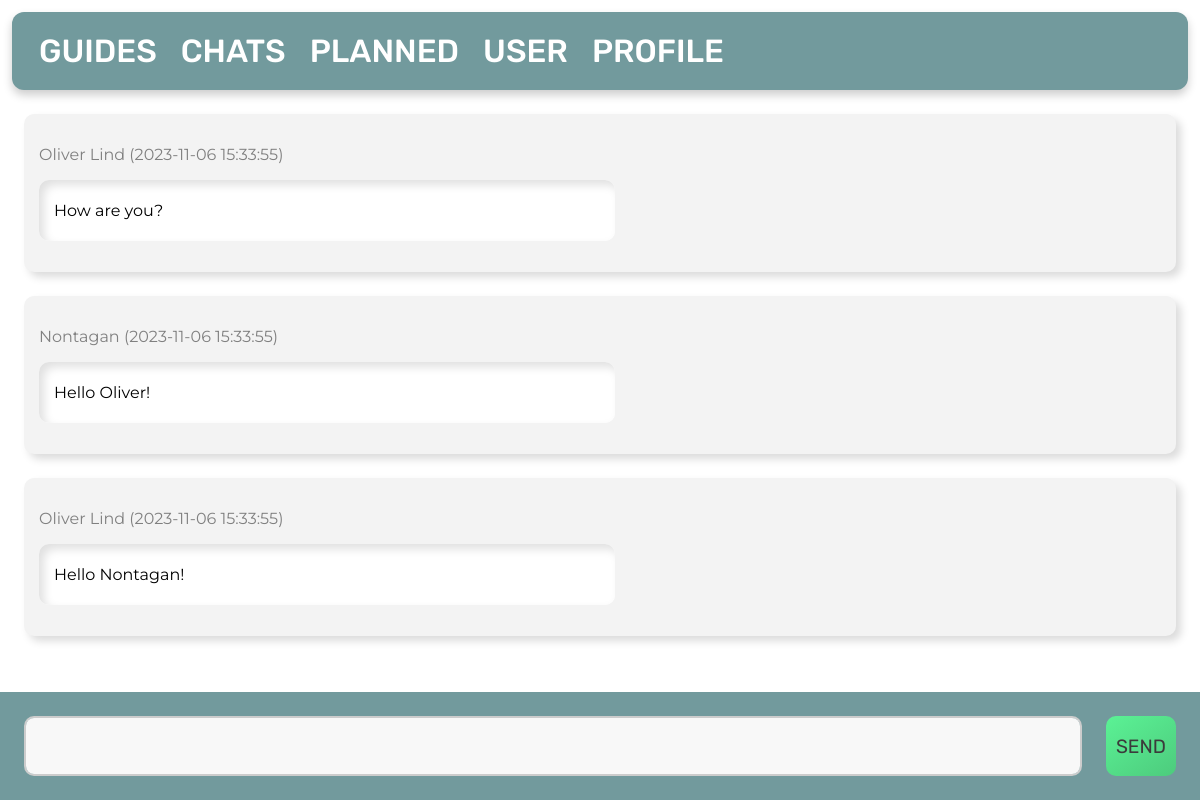
The page /1/message/ on the database as committed earlier.
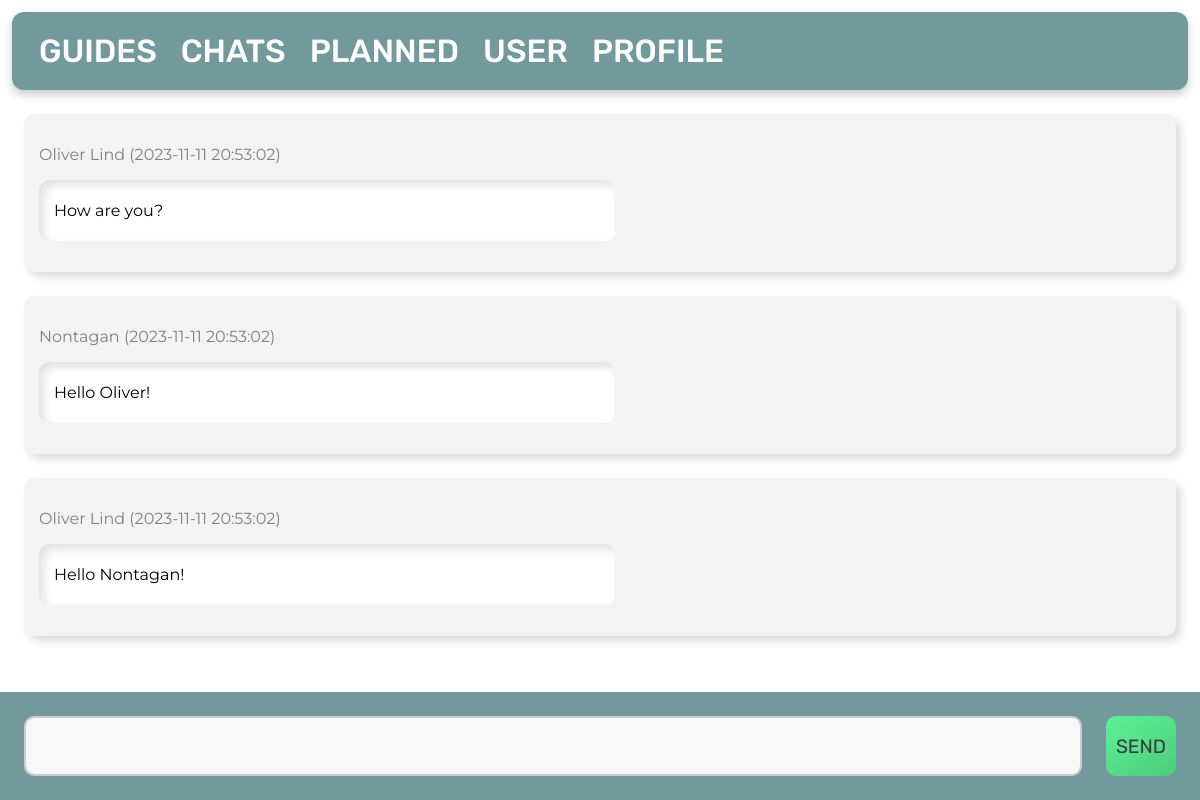
The same page on the database as committed later.
### tables this page shows
CREATE TABLE message
(
    id      INTEGER PRIMARY KEY AUTOINCREMENT,
    content TEXT,
    date    TIMESTAMP NOT NULL DEFAULT CURRENT_TIMESTAMP,
    inChat  INTEGER   NOT NULL,
    byUser  INTEGER   NOT NULL,
    FOREIGN KEY (byUser) REFERENCES user (id),
    FOREIGN KEY (inChat) REFERENCES chat (id)
);

CREATE TABLE user
(
    id        INTEGER PRIMARY KEY AUTOINCREMENT,
    firstname TEXT NOT NULL,
    lastname  TEXT NOT NULL,
    age       INTEGER,
    country   TEXT
);

### app.py (the view, shortened to what this page needs)
@app.route('/<int:id>/message/', methods=('GET', 'POST'))
def message(id):
    global user_id
    db = get_db_connection()
    message = db.execute(
        'SELECT * FROM message, chat, user WHERE chat.id = ? AND message.inChat = chat.id AND user.id = message.byUser ORDER BY message.id DESC',
        (id,)).fetchall()
    return render_template('message.html', message=message)

### app.py (called while the page is built)
def get_db_connection():
    db = sqlite3.connect('database.db')
    db.row_factory = sqlite3.Row
    return db

### templates/message.html
{% extends 'base.html' %}
{% block content %}
    {% for message in message %}
        <div class='post'>
            <p id="date">{{ message['firstname'] }} ({{ message['date'] }})</p>
            <div id="textsec">
                <p>{{ message['content'] }}</p>
            </div>
        </div>
    {% endfor %}
    <form id="message-form" method="post">
        <textarea id="messagearea" name="message" placeholder="Type here">
            {{ request.form['message'] }}
        </textarea>
        <button id="send-button" type="submit">SEND</button>
    </form>
{% endblock %}

Rows that differ between the two databases and show on the page:
changed message "How are you?": date "2023-11-06 15:33:55" → "2023-11-11 20:53:02"
changed message "Hello Oliver!": date "2023-11-06 15:33:55" → "2023-11-11 20:53:02"
changed message "Hello Nontagan!": date "2023-11-06 15:33:55" → "2023-11-11 20:53:02"
